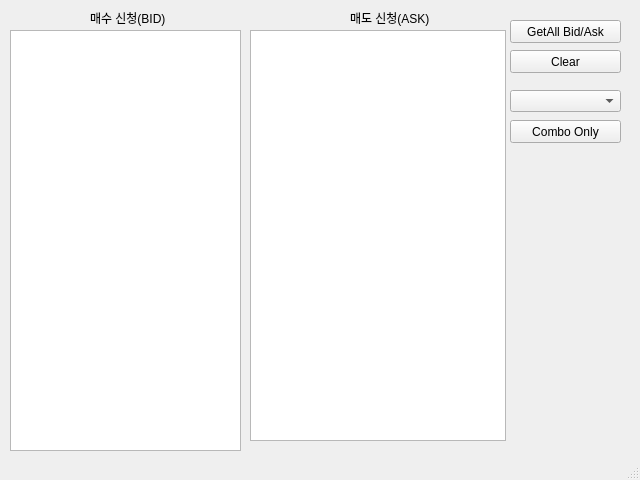
<?xml version="1.0" encoding="UTF-8"?>
<ui version="4.0">
 <class>MainWindow</class>
 <widget class="QMainWindow" name="MainWindow">
  <property name="geometry">
   <rect>
    <x>0</x>
    <y>0</y>
    <width>640</width>
    <height>480</height>
   </rect>
  </property>
  <property name="windowTitle">
   <string>CTrader</string>
  </property>
  <widget class="QWidget" name="centralwidget">
   <widget class="QPushButton" name="pushButton">
    <property name="geometry">
     <rect>
      <x>510</x>
      <y>20</y>
      <width>111</width>
      <height>23</height>
     </rect>
    </property>
    <property name="text">
     <string>GetAll Bid/Ask</string>
    </property>
   </widget>
   <widget class="QTextBrowser" name="textBrowser">
    <property name="geometry">
     <rect>
      <x>10</x>
      <y>30</y>
      <width>231</width>
      <height>421</height>
     </rect>
    </property>
   </widget>
   <widget class="QPushButton" name="pushButton_2">
    <property name="geometry">
     <rect>
      <x>510</x>
      <y>50</y>
      <width>111</width>
      <height>23</height>
     </rect>
    </property>
    <property name="text">
     <string>Clear</string>
    </property>
   </widget>
   <widget class="QPushButton" name="pushButton_3">
    <property name="geometry">
     <rect>
      <x>510</x>
      <y>120</y>
      <width>111</width>
      <height>23</height>
     </rect>
    </property>
    <property name="text">
     <string>Combo Only</string>
    </property>
   </widget>
   <widget class="QComboBox" name="comboBox">
    <property name="geometry">
     <rect>
      <x>510</x>
      <y>90</y>
      <width>111</width>
      <height>22</height>
     </rect>
    </property>
   </widget>
   <widget class="QTextBrowser" name="textBrowser_2">
    <property name="geometry">
     <rect>
      <x>250</x>
      <y>30</y>
      <width>256</width>
      <height>411</height>
     </rect>
    </property>
   </widget>
   <widget class="QLabel" name="label">
    <property name="geometry">
     <rect>
      <x>90</x>
      <y>10</y>
      <width>91</width>
      <height>16</height>
     </rect>
    </property>
    <property name="text">
     <string>매수 신청(BID)</string>
    </property>
   </widget>
   <widget class="QLabel" name="label_2">
    <property name="geometry">
     <rect>
      <x>350</x>
      <y>10</y>
      <width>81</width>
      <height>16</height>
     </rect>
    </property>
    <property name="text">
     <string>매도 신청(ASK)</string>
    </property>
   </widget>
  </widget>
  <widget class="QMenuBar" name="menubar">
   <property name="geometry">
    <rect>
     <x>0</x>
     <y>0</y>
     <width>640</width>
     <height>21</height>
    </rect>
   </property>
  </widget>
  <widget class="QStatusBar" name="statusbar"/>
 </widget>
 <resources/>
 <connections/>
</ui>
